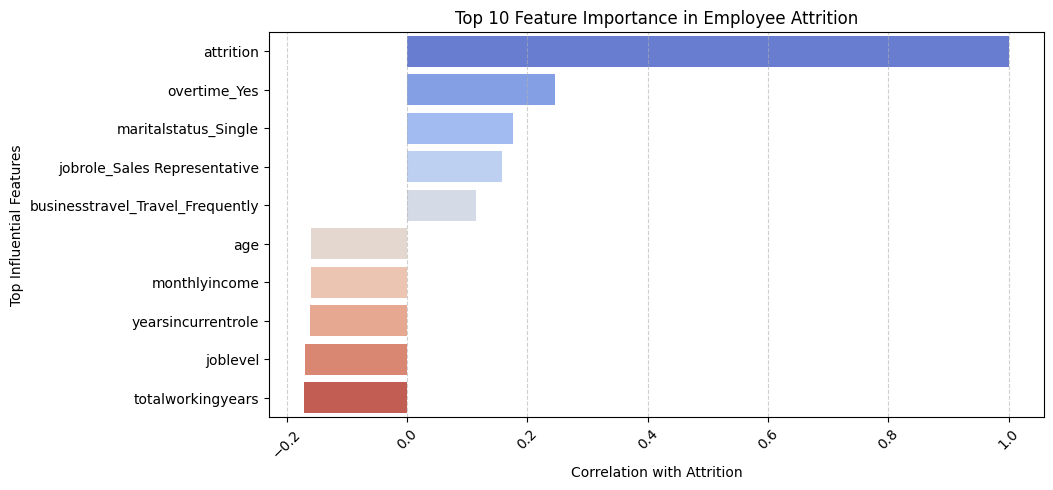

Reproduce this figure in Python.
import pandas as pd
import os
import matplotlib.pyplot as plt
import seaborn as sns

# Load dataset
df = pd.read_csv("data/cleaned_employee_attrition.csv")

# Standardize column names
df.columns = df.columns.str.strip().str.lower()

# Convert 'attrition' column to numerical (if it's categorical)
if df['attrition'].dtype == 'object':  
    df['attrition'] = df['attrition'].map({'Yes': 1, 'No': 0})

# Convert categorical features to numeric (one-hot encoding)
categorical_cols = df.select_dtypes(include=['object']).columns.tolist()
df = pd.get_dummies(df, columns=categorical_cols, drop_first=True)

# Compute correlation with Attrition
feature_correlation = df.corr()['attrition'].dropna().sort_values(ascending=False)

# ✅ Select **top 10 most important features** (positive & negative)
top_features = pd.concat([feature_correlation.head(5), feature_correlation.tail(5)])

# Ensure directories exist
os.makedirs("results", exist_ok=True)
os.makedirs("visuals", exist_ok=True)

# Save feature importance to CSV
feature_correlation.to_csv("results/feature_importance.csv")

# 📊 **Improved Visualization: Clean & Readable Bar Chart**
plt.figure(figsize=(10, 5))
sns.barplot(x=top_features.values, y=top_features.index, palette="coolwarm")

plt.xlabel("Correlation with Attrition")
plt.ylabel("Top Influential Features")
plt.title("Top 10 Feature Importance in Employee Attrition")
plt.grid(axis="x", linestyle="--", alpha=0.6)
plt.xticks(rotation=45)  # Rotate labels for better readability

# Save and show the plot
plt.savefig("visuals/feature_importance.png", bbox_inches="tight")
plt.show()

print("✅ Cleaned feature importance visualization saved at 'visuals/feature_importance.png'.")
